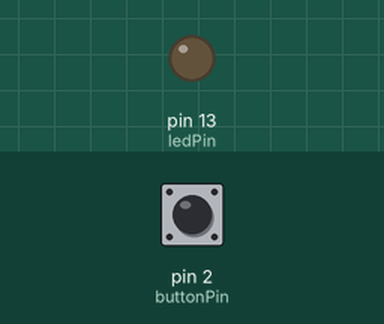
Bench run of a sketch on a simulated Arduino Uno, built with avr-gcc and run on an emulated ATmega328P. On the bench: output pins drawn as LEDs (lit = HIGH). The inputs (shaded band) are chosen by the test bench; at power-on: pin 2 (buttonPin) HIGH.

Above: at 1.2 s.
1.3 s: pin 2 (buttonPin) pulled LOW for 0.15 s
At 1.37 s:
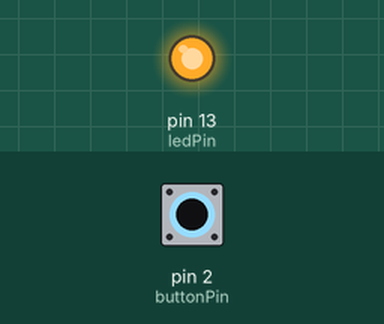
2.9 s: pin 2 (buttonPin) pulled LOW for 3.2 s
At 7.0 s:
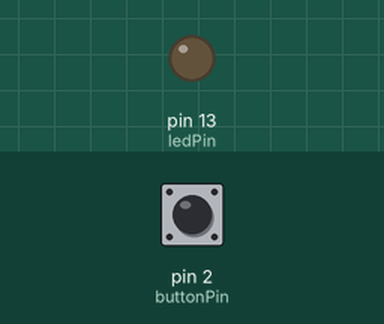
Timing chart, 0 to 8.5 s (numbered marks = the images above; inputs shaded):
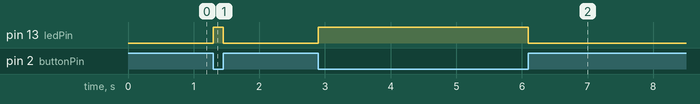

Measured:
- after the input at 1.3 s, pin 13 (ledPin): LOW → HIGH at once, → LOW 0.15 s later
- after the input at 2.9 s, pin 13 (ledPin): LOW → HIGH at once, → LOW 3.2 s later

The sketch:

switch.ino
```cpp
// turning an led on and off using a switch

int ledPin = 13;
int buttonPin = 2; //for switch

void setup() {
	pinMode (ledPin, OUTPUT);
	pinMode (buttonPin, INPUT_PULLUP); //use INPUT_PULLUP instead of external resistor

}

void loop() {
	int buttonMode = digitalRead(buttonPin);

	//switch pressed == led on
	if (buttonMode == LOW) {
		digitalWrite(ledPin, HIGH);
	}

	else if(buttonMode == HIGH) {
		digitalWrite(ledPin, LOW);
	}
}
```
